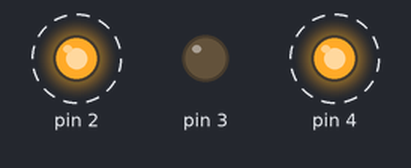
Simulated run of this sketch. Board: Arduino Uno, built with avr-gcc and run on an emulated ATmega328P. Shown: output pins drawn as LEDs (lit = HIGH). Dashed ring = blinking.

Above: at 0.5 s.
Timing chart, 0 to 4.6 s (numbered marks = the images above):
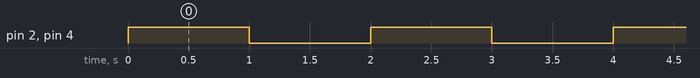

Measured:
- by itself, pin 2, pin 4: alternates HIGH for 1.0 s and LOW for 1.0 s

The sketch:

RGB_ColourCombination02.ino
```cpp
void setup()
{
  for(byte i=2;i<=4;i++)
  {
   pinMode(i, OUTPUT);
  }
}

void loop()
{
for(byte i=2;i<=4;i=i+2)
{
digitalWrite(i, HIGH);
}
delay(1000);

for(byte i=2;i<=4;i=i+2)
{
digitalWrite(i, LOW);
}
delay(1000);
}
```
